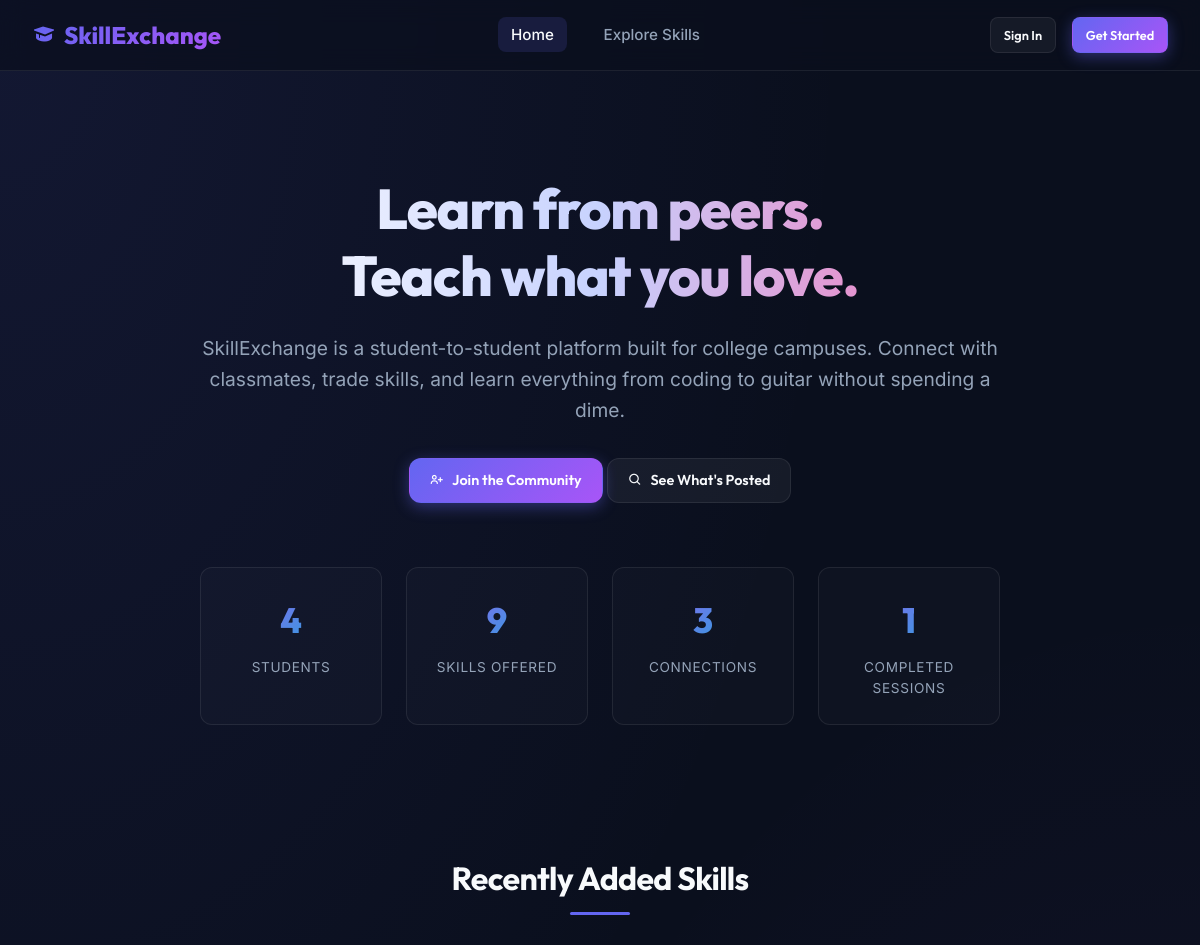
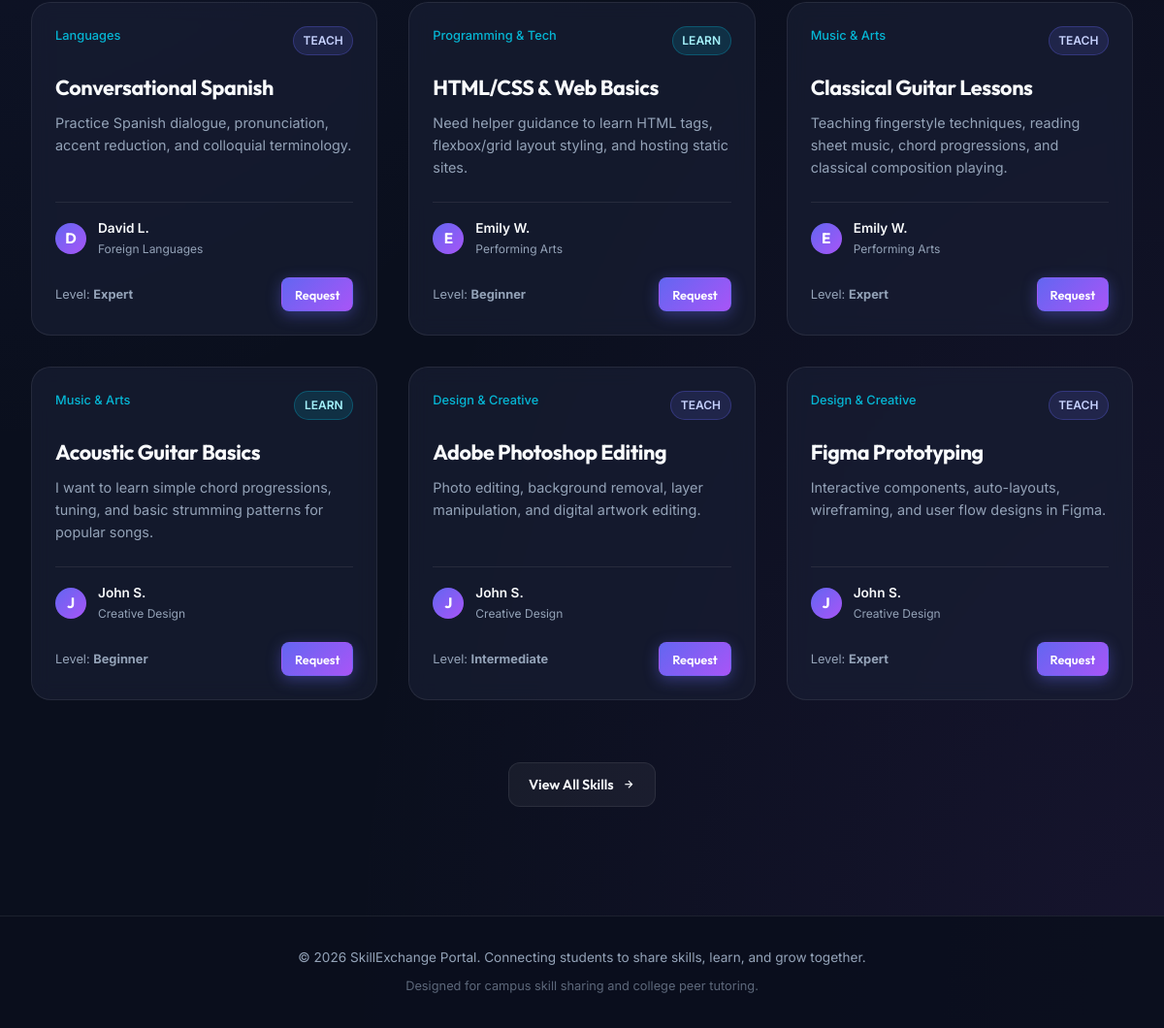
The page / on the database its author committed (2 pictures, top to bottom).
### portal/models.py (models this page shows, shortened)
class Skill(models.Model):
    user = models.ForeignKey(User, on_delete=models.CASCADE, related_name='skills')
    title = models.CharField(max_length=100, help_text="e.g. Python, Photoshop, Guitar, Spanish")
    description = models.TextField(help_text="Provide details about what you want to teach or learn.")
    category = models.CharField(max_length=50, choices=CATEGORY_CHOICES, default='Programming')
    skill_type = models.CharField(max_length=10, choices=TYPE_CHOICES, default='TEACH')
    proficiency = models.CharField(max_length=20, choices=PROFICIENCY_CHOICES, default='Intermediate')
    created_at = models.DateTimeField(auto_now_add=True)

class Profile(models.Model):
    user = models.OneToOneField(User, on_delete=models.CASCADE, related_name='profile')
    bio = models.TextField(blank=True, max_length=500, help_text="Tell others about yourself, your interests, etc.")
    department = models.CharField(max_length=100, blank=True, help_text="e.g. Computer Science, Mechanical Engineering")
    contact_info = models.CharField(max_length=150, blank=True, help_text="e.g. email@example.com, phone number, Discord tag")

### portal/views.py (the view)
# urls.py: path('', views.landing, name='landing'),
def landing(request):
    recent_skills = Skill.objects.all().order_by('-created_at')[:6]
    total_users = User.objects.count()
    total_skills = Skill.objects.count()
    total_requests = SkillRequest.objects.count()
    completed_exchanges = SkillRequest.objects.filter(status='COMPLETED').count()
    context = {
        'recent_skills': recent_skills,
        'total_users': total_users,
        'total_skills': total_skills,
        'total_requests': total_requests,
        'completed_exchanges': completed_exchanges,
    }
    return render(request, 'portal/landing.html', context)

### portal/templates/portal/landing.html (shortened to what this page needs)
{% extends 'portal/base.html' %}
{% block content %}
<section class="hero-section">
    <h1 class="hero-title">Learn from peers.<br>Teach what you love.</h1>
    <p class="hero-subtitle">
        SkillExchange is a student-to-student platform built for college campuses. Connect with classmates, trade skills, and learn everything from coding to guitar without spending a dime.
    </p>
    <div>
        {% if user.is_authenticated %}
            <a href="{% url 'dashboard' %}" class="btn btn-primary">
                <i class="bx bxs-dashboard"></i> Go to Dashboard
            </a>
            <a href="{% url 'explore' %}" class="btn btn-secondary">
                <i class="bx bx-search"></i> Explore Skills
            </a>
        {% else %}
            <a href="{% url 'register' %}" class="btn btn-primary">
                <i class="bx bx-user-plus"></i> Join the Community
            </a>
            <a href="{% url 'explore' %}" class="btn btn-secondary">
                <i class="bx bx-search"></i> See What's Posted
            </a>
        {% endif %}
    </div>
    <div class="hero-stats">
        <div class="stat-item">
            <div class="stat-num">{{ total_users }}</div>
            <div class="stat-label">Students</div>
        </div>
        <div class="stat-item">
            <div class="stat-num">{{ total_skills }}</div>
            <div class="stat-label">Skills Offered</div>
        </div>
        <div class="stat-item">
            <div class="stat-num">{{ total_requests }}</div>
            <div class="stat-label">Connections</div>
        </div>
        <div class="stat-item">
            <div class="stat-num">{{ completed_exchanges }}</div>
            <div class="stat-label">Completed Sessions</div>
        </div>
    </div>
</section>
<section style="margin-top: 2rem;">
    <h2 class="section-title">Recently Added Skills</h2>
    {% if recent_skills %}
        <div class="skills-grid" style="margin-top: 2rem;">
            {% for skill in recent_skills %}
                <div class="card skill-card">
                    <div>
                        <div class="skill-header">
                            <span class="skill-category">{{ skill.get_category_display }}</span>
                            <span class="skill-badge {% if skill.skill_type == 'TEACH' %}badge-teach{% else %}badge-learn{% endif %}">
                                {% if skill.skill_type == 'TEACH' %}Teach{% else %}Learn{% endif %}
                            </span>
                        </div>
                        <h3 class="skill-title">{{ skill.title }}</h3>
                        <p class="skill-desc">{{ skill.description }}</p>
                    </div>
                    <div>
                        <div class="skill-owner">
                            <div class="avatar-circle">
                                {{ skill.user.first_name|default:skill.user.username|slice:":1"|upper }}
                            </div>
                            <div class="owner-info">
                                <div class="owner-name">{{ skill.user.first_name }} {{ skill.user.last_name|slice:":1" }}.</div>
                                <div class="owner-dept">{{ skill.user.profile.department|default:"Student" }}</div>
                            </div>
                        </div>
                        <div style="margin-top: 1.25rem; display: flex; justify-content: space-between; align-items: center;">
                            <span style="font-size: 0.8rem; color: var(--text-secondary);">
                                Level: <strong>{{ skill.proficiency }}</strong>
                            </span>
                            {% if user.is_authenticated %}
                                {% if skill.user != user %}
                                    <a href="{% url 'request_session' skill.id %}" class="btn btn-primary btn-sm">Request</a>
                                {% else %}
                                    <span style="font-size: 0.8rem; font-style: italic; color: var(--text-secondary)">Your Post</span>
                                {% endif %}
                            {% else %}
                                <a href="{% url 'login' %}?next={% url 'request_session' skill.id %}" class="btn btn-primary btn-sm">Request</a>
                            {% endif %}
                        </div>
                    </div>
                </div>
            {% endfor %}
        </div>
        <div style="text-align: center; margin-bottom: 4rem;">
            <a href="{% url 'explore' %}" class="btn btn-secondary">
                View All Skills <i class="bx bx-right-arrow-alt"></i>
            </a>
        </div>
    {% endif %}
</section>
{% endblock %}

### portal/templates/portal/base.html (shortened to what this page needs)
{% load static %}
<!DOCTYPE html>
<html lang="en">
<head>
    <link rel="stylesheet" href="{% static 'portal/css/style.css' %}">
    <link href="https://unpkg.com/boxicons@2.1.4/css/boxicons.min.css" rel="stylesheet">
</head>
<body>
    <header>
        <div class="container navbar">
            <a href="{% url 'landing' %}" class="brand">
                <i class="bx bxs-graduation"></i> SkillExchange
            </a>
            <nav>
                <ul class="nav-links">
                    <li class="nav-item {% if request.resolver_match.url_name == 'landing' %}active{% endif %}">
                        <a href="{% url 'landing' %}">Home</a>
                    </li>
                    <li class="nav-item {% if request.resolver_match.url_name == 'explore' %}active{% endif %}">
                        <a href="{% url 'explore' %}">Explore Skills</a>
                    </li>
                </ul>
            </nav>
            <div class="nav-buttons">
                {% if user.is_authenticated %}
                    <a href="{% url 'profile_detail' user.username %}" class="btn btn-secondary btn-sm">
                        <i class="bx bx-user-circle"></i> {{ user.first_name|default:user.username }}
                    </a>
                    <a href="{% url 'logout' %}" class="btn btn-danger btn-sm">
                        <i class="bx bx-log-out"></i> Logout
                    </a>
                {% else %}
                    <a href="{% url 'login' %}" class="btn btn-secondary btn-sm">Sign In</a>
                    <a href="{% url 'register' %}" class="btn btn-primary btn-sm">Get Started</a>
                {% endif %}
            </div>
        </div>
    </header>
    <main class="container" style="padding-top: 1.5rem; padding-bottom: 3rem;">
        {% block content %}{% endblock %}
    </main>
    <footer>
        <div class="container">
            <p>&copy; 2026 SkillExchange Portal. Connecting students to share skills, learn, and grow together.</p>
            <p style="margin-top: 0.5rem; opacity: 0.6; font-size: 0.8rem;">Designed for campus skill sharing and college peer tutoring.</p>
        </div>
    </footer>
</body>
</html>

### rows shown on the page
Skill: category "Languages", skill_type "TEACH", title "Conversational Spanish", description "Practice Spanish dialogue, pronunciation, accent reduction, and colloquial terminology.", user.first_name "D", user.first_name "David", user.last_name "L", user.profile.department "Foreign Languages", proficiency "Expert"
Skill: category "Programming & Tech", skill_type "LEARN", title "HTML/CSS & Web Basics", description "Need helper guidance to learn HTML tags, flexbox/grid layout styling, and hosting static sites.", user.first_name "E", user.first_name "Emily", user.last_name "W", user.profile.department "Performing Arts", proficiency "Beginner"
Skill: category "Music & Arts", skill_type "TEACH", title "Classical Guitar Lessons", description "Teaching fingerstyle techniques, reading sheet music, chord progressions, and classical composition playing.", user.first_name "E", user.first_name "Emily", user.last_name "W", user.profile.department "Performing Arts", proficiency "Expert"
Skill: category "Music & Arts", skill_type "LEARN", title "Acoustic Guitar Basics", description "I want to learn simple chord progressions, tuning, and basic strumming patterns for popular songs.", user.first_name "J", user.first_name "John", user.last_name "S", user.profile.department "Creative Design", proficiency "Beginner"
Skill: category "Design & Creative", skill_type "TEACH", title "Adobe Photoshop Editing", description "Photo editing, background removal, layer manipulation, and digital artwork editing.", user.first_name "J", user.first_name "John", user.last_name "S", user.profile.department "Creative Design", proficiency "Intermediate"
Skill: category "Design & Creative", skill_type "TEACH", title "Figma Prototyping", description "Interactive components, auto-layouts, wireframing, and user flow designs in Figma.", user.first_name "J", user.first_name "John", user.last_name "S", user.profile.department "Creative Design", proficiency "Expert"

### other values the page prints
{{ total_users }} "4"
{{ total_skills }} "9"
{{ total_requests }} "3"
{{ completed_exchanges }} "1"
